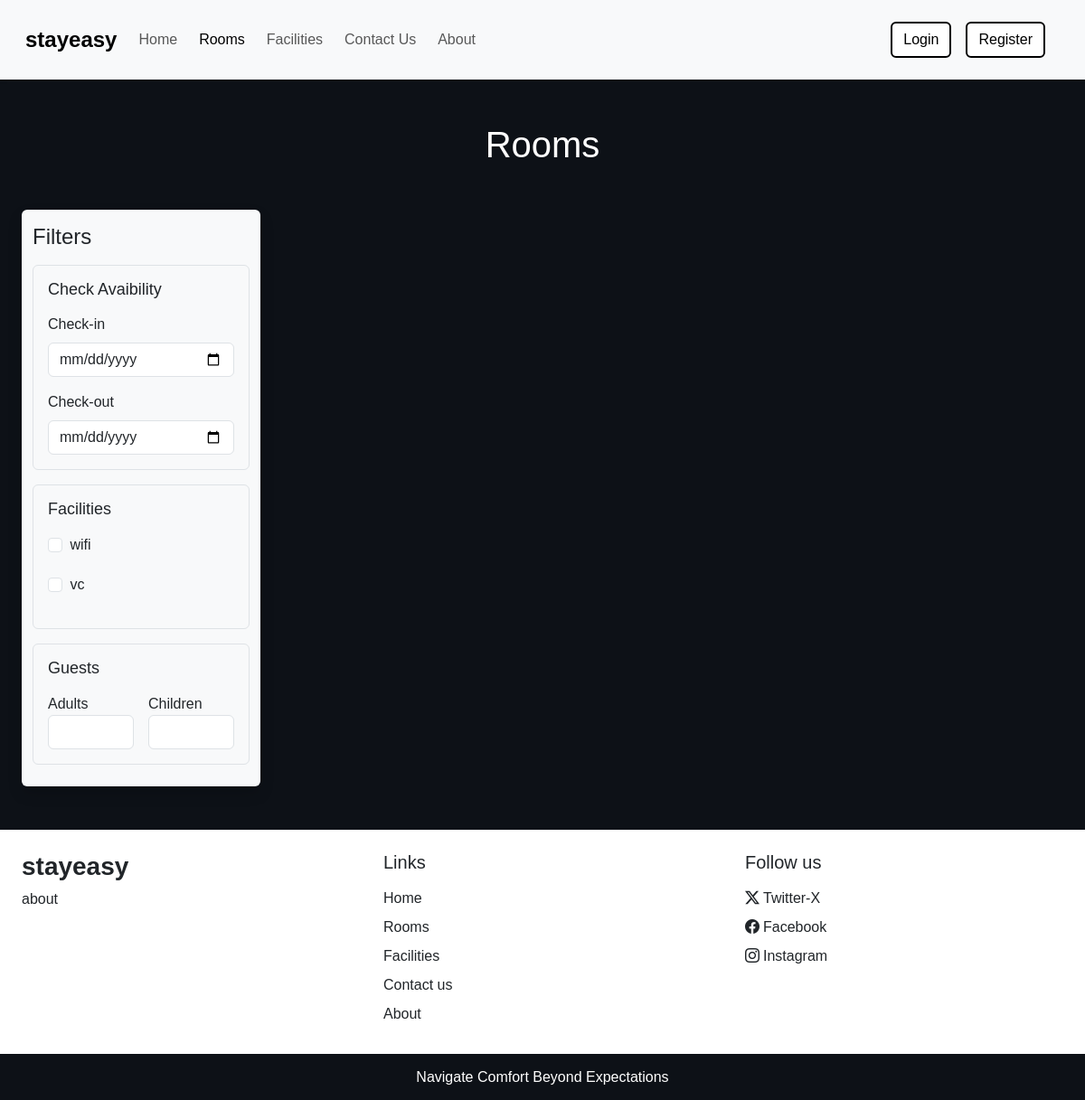
Before: /rooms.php with the older database file.
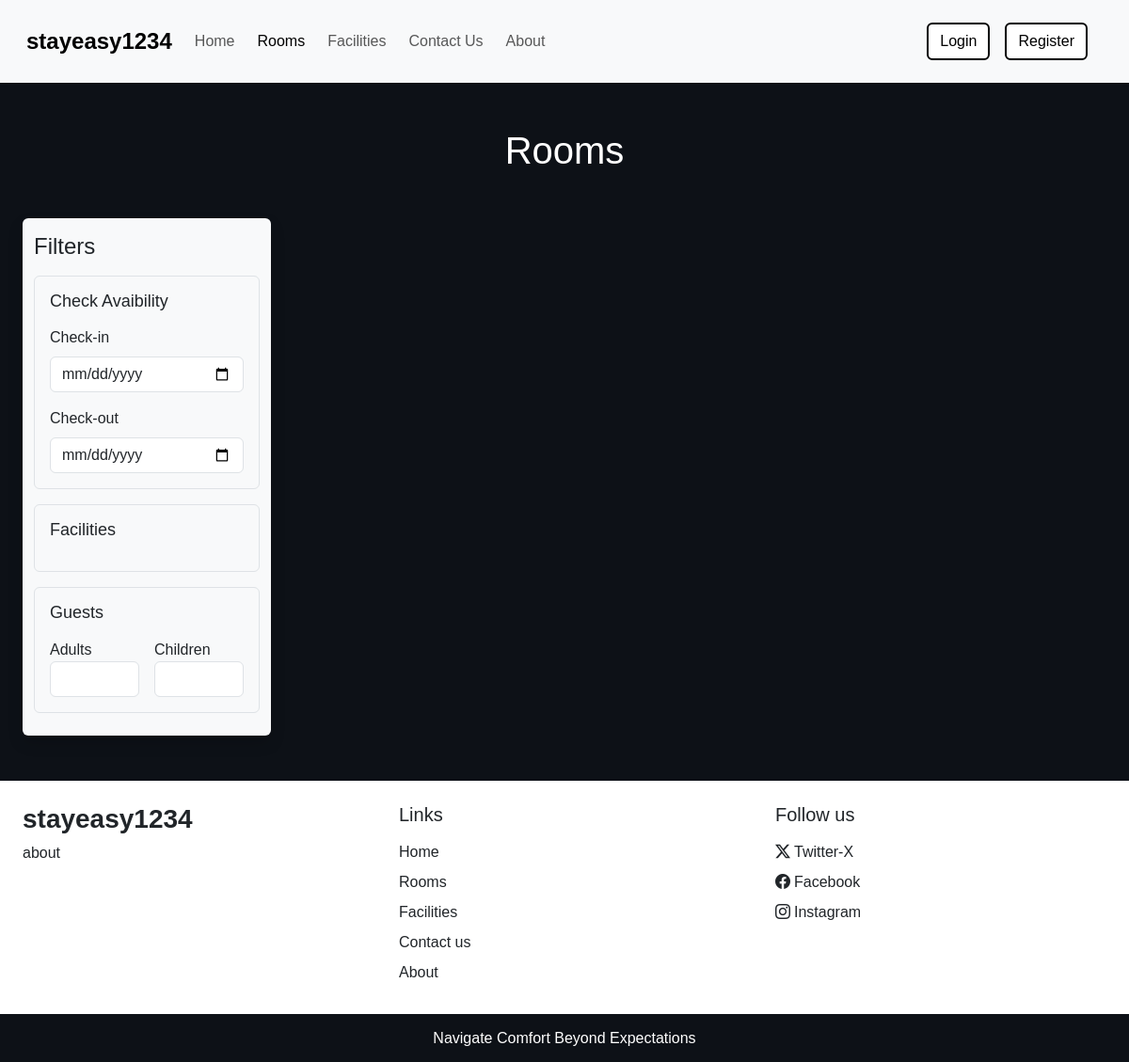
After: the same page with the newer database file.
### tables this page shows
CREATE TABLE `settings` (
  `sr_no` int(10) NOT NULL,
  `site_title` varchar(25) NOT NULL,
  `site_about` varchar(250) NOT NULL,
  `shutdown` tinyint(1) NOT NULL
);

CREATE TABLE `facilities` (
  `id` int(10) NOT NULL,
  `icon` varchar(100) NOT NULL,
  `name` varchar(30) NOT NULL,
  `description` varchar(250) NOT NULL
);

### admin/inc/db_config.php (called while the page is built, shortened)
<?php
    function selectAll($table)
    {
        $con = $GLOBALS['con'];
        $res = mysqli_query($con,"SELECT * FROM $table");
        return $res;
    }
    function select($sql,$values,$datatypes)
    {
        $con = $GLOBALS['con'];
        if($stmt = mysqli_prepare($con,$sql))
        {
            mysqli_stmt_bind_param($stmt,$datatypes,...$values);
            if(mysqli_stmt_execute($stmt))
            {
                $res = mysqli_stmt_get_result($stmt);
                return $res;
            }
            else
            {
                mysqli_stmt_close($stmt);
                die("Query can't be executed - Select ");
            }
        }
        else
        {
            die("Query can't be prepared - Select");
        }
    }
?>

### rooms.php (the view, shortened to what the changed rows need)
<!DOCTYPE html>
<html lang="en">
<head>
    <?php require('inc/links.php')?>
<link rel="stylesheet" href="https://cdn.jsdelivr.net/npm/swiper@11/swiper-bundle.min.css" />
</head>
<body style="background-color:#0D1117;">
    <?php
        require('inc/header.php');
    ?>
    <div class="my-5 px-4">
       <h1 class="text-center raleway-font text-white">Rooms</h1>
    </div>
<div class="container-fluid">
    <div class="row">
    <div class="col-lg-3 col-md-12 mb-lg-0 mb-4 ps-4">
        <nav class="navbar navbar-expand-lg bg-body-tertiary bg-white rounded shadow">
            <div class="container-fluid flex-lg-column align-items-stretch">
                <div class="collapse navbar-collapse flex-column align-items-stretch mt-2" id="filterDropown">
                    <div class="border bg-light p-3 rounded mb-3">
                        <?php
                            $facilities_q = selectAll('facilities');
                            while($row = mysqli_fetch_assoc($facilities_q))
                            {
                                echo <<<facilities
                                    <div class = "mb-2">
                                        <input type="checkbox" onclick="fetch_rooms()" name="facilities" value= "$row[id]" class="form-check-input shadow-none mb-3 me-1" id="$row[id]" >
                                        <label  class="form-check-label" for="$row[id]">$row[name]</label>
                                    </div>
                                facilities;
                            }
                        ?>
                    </div>
                </div>
            </div>
        </nav>
    </div>
    </div>
</div>
    <?php require('inc/footer.php');?>
</body>
</html>

### inc/header.php (shortened to what the changed rows need)
<nav id = "nav-bar" class="navbar navbar-expand-lg navbar-light px-lg-3 py-lg-2 shadow-sm sticky-top bg-body-tertiary ">
    <div class="container-fluid">
        <a class="navbar-brand me-3" href="index.php"><font size = 5><strong><?php  echo $settings_r['site_title'] ?></strong></font></a>
    </div>
</nav>

### inc/footer.php (shortened to what the changed rows need)
<!DOCTYPE html>
<html lang="en">
<head>
</head>
<body>
<div class="container-fluid bg-white mt-5">
        <div class = "row">
            <div class = "col-lg-4 p-4">
                <h3 class="h2-font fw-bold fs-3 mb-2"><?php echo $settings_r['site_title'] ?></h3>
                <p>
                    <?php echo $settings_r['site_about'] ?>
                </p>
            </div>
        </div>
</div>
</body>
</html>

Changed rows visible on the page:
removed facilities: name "wifi"
removed facilities: name "vc"
changed settings "about": site_title "stayeasy" → "stayeasy1234"
